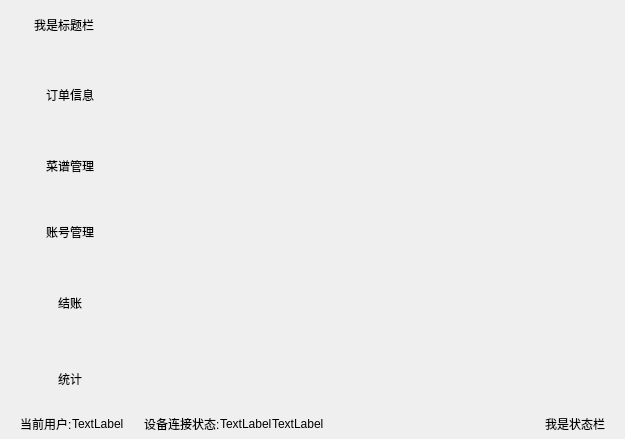
<?xml version="1.0" encoding="UTF-8"?>
<ui version="4.0">
 <class>Widget</class>
 <widget class="QWidget" name="Widget">
  <property name="geometry">
   <rect>
    <x>0</x>
    <y>0</y>
    <width>625</width>
    <height>390</height>
   </rect>
  </property>
  <property name="windowTitle">
   <string>Widget</string>
  </property>
  <layout class="QVBoxLayout" name="verticalLayout_3">
   <property name="spacing">
    <number>0</number>
   </property>
   <property name="leftMargin">
    <number>0</number>
   </property>
   <property name="topMargin">
    <number>0</number>
   </property>
   <property name="rightMargin">
    <number>0</number>
   </property>
   <property name="bottomMargin">
    <number>0</number>
   </property>
   <item>
    <layout class="QVBoxLayout" name="verticalLayout_2">
     <property name="spacing">
      <number>0</number>
     </property>
     <item>
      <widget class="QWidget" name="widget_title" native="true">
       <property name="sizePolicy">
        <sizepolicy hsizetype="Preferred" vsizetype="Maximum">
         <horstretch>0</horstretch>
         <verstretch>0</verstretch>
        </sizepolicy>
       </property>
       <property name="minimumSize">
        <size>
         <width>100</width>
         <height>50</height>
        </size>
       </property>
       <property name="mouseTracking">
        <bool>false</bool>
       </property>
       <layout class="QHBoxLayout" name="horizontalLayout_2" stretch="0,0,0">
        <property name="spacing">
         <number>4</number>
        </property>
        <property name="sizeConstraint">
         <enum>QLayout::SetNoConstraint</enum>
        </property>
        <property name="leftMargin">
         <number>0</number>
        </property>
        <property name="topMargin">
         <number>0</number>
        </property>
        <property name="rightMargin">
         <number>0</number>
        </property>
        <property name="bottomMargin">
         <number>0</number>
        </property>
        <item>
         <widget class="QLabel" name="lab_Ico">
          <property name="sizePolicy">
           <sizepolicy hsizetype="Minimum" vsizetype="Preferred">
            <horstretch>0</horstretch>
            <verstretch>0</verstretch>
           </sizepolicy>
          </property>
          <property name="minimumSize">
           <size>
            <width>30</width>
            <height>0</height>
           </size>
          </property>
          <property name="text">
           <string/>
          </property>
          <property name="alignment">
           <set>Qt::AlignCenter</set>
          </property>
         </widget>
        </item>
        <item>
         <widget class="QLabel" name="lab_Title">
          <property name="sizePolicy">
           <sizepolicy hsizetype="Expanding" vsizetype="Preferred">
            <horstretch>0</horstretch>
            <verstretch>0</verstretch>
           </sizepolicy>
          </property>
          <property name="styleSheet">
           <string notr="true">font: 75 20pt &quot;楷体&quot;;</string>
          </property>
          <property name="text">
           <string>我是标题栏</string>
          </property>
          <property name="alignment">
           <set>Qt::AlignLeading|Qt::AlignLeft|Qt::AlignVCenter</set>
          </property>
         </widget>
        </item>
        <item>
         <widget class="QWidget" name="widget_menu" native="true">
          <property name="sizePolicy">
           <sizepolicy hsizetype="Minimum" vsizetype="Preferred">
            <horstretch>0</horstretch>
            <verstretch>0</verstretch>
           </sizepolicy>
          </property>
          <layout class="QHBoxLayout" name="horizontalLayout">
           <property name="spacing">
            <number>0</number>
           </property>
           <property name="leftMargin">
            <number>0</number>
           </property>
           <property name="topMargin">
            <number>0</number>
           </property>
           <property name="rightMargin">
            <number>0</number>
           </property>
           <property name="bottomMargin">
            <number>0</number>
           </property>
           <item>
            <widget class="QPushButton" name="btnMenu">
             <property name="sizePolicy">
              <sizepolicy hsizetype="Minimum" vsizetype="Expanding">
               <horstretch>0</horstretch>
               <verstretch>0</verstretch>
              </sizepolicy>
             </property>
             <property name="minimumSize">
              <size>
               <width>31</width>
               <height>0</height>
              </size>
             </property>
             <property name="cursor">
              <cursorShape>ArrowCursor</cursorShape>
             </property>
             <property name="focusPolicy">
              <enum>Qt::NoFocus</enum>
             </property>
             <property name="toolTip">
              <string>菜单</string>
             </property>
             <property name="text">
              <string/>
             </property>
             <property name="flat">
              <bool>true</bool>
             </property>
            </widget>
           </item>
           <item>
            <widget class="QPushButton" name="btnMenu_Min">
             <property name="sizePolicy">
              <sizepolicy hsizetype="Minimum" vsizetype="Expanding">
               <horstretch>0</horstretch>
               <verstretch>0</verstretch>
              </sizepolicy>
             </property>
             <property name="minimumSize">
              <size>
               <width>31</width>
               <height>0</height>
              </size>
             </property>
             <property name="cursor">
              <cursorShape>ArrowCursor</cursorShape>
             </property>
             <property name="focusPolicy">
              <enum>Qt::NoFocus</enum>
             </property>
             <property name="toolTip">
              <string>最小化</string>
             </property>
             <property name="text">
              <string/>
             </property>
             <property name="flat">
              <bool>true</bool>
             </property>
            </widget>
           </item>
           <item>
            <widget class="QPushButton" name="btnMenu_Max">
             <property name="sizePolicy">
              <sizepolicy hsizetype="Minimum" vsizetype="Expanding">
               <horstretch>0</horstretch>
               <verstretch>0</verstretch>
              </sizepolicy>
             </property>
             <property name="minimumSize">
              <size>
               <width>31</width>
               <height>0</height>
              </size>
             </property>
             <property name="cursor">
              <cursorShape>ArrowCursor</cursorShape>
             </property>
             <property name="focusPolicy">
              <enum>Qt::NoFocus</enum>
             </property>
             <property name="toolTip">
              <string>最大化</string>
             </property>
             <property name="text">
              <string/>
             </property>
             <property name="flat">
              <bool>true</bool>
             </property>
            </widget>
           </item>
           <item>
            <widget class="QPushButton" name="btnMenu_Close">
             <property name="sizePolicy">
              <sizepolicy hsizetype="Minimum" vsizetype="Expanding">
               <horstretch>0</horstretch>
               <verstretch>0</verstretch>
              </sizepolicy>
             </property>
             <property name="minimumSize">
              <size>
               <width>40</width>
               <height>0</height>
              </size>
             </property>
             <property name="cursor">
              <cursorShape>ArrowCursor</cursorShape>
             </property>
             <property name="focusPolicy">
              <enum>Qt::NoFocus</enum>
             </property>
             <property name="toolTip">
              <string>关闭</string>
             </property>
             <property name="text">
              <string/>
             </property>
             <property name="flat">
              <bool>true</bool>
             </property>
            </widget>
           </item>
          </layout>
         </widget>
        </item>
       </layout>
      </widget>
     </item>
     <item>
      <layout class="QHBoxLayout" name="horizontalLayout_4">
       <property name="spacing">
        <number>0</number>
       </property>
       <item>
        <widget class="QWidget" name="widget_left" native="true">
         <property name="sizePolicy">
          <sizepolicy hsizetype="Maximum" vsizetype="Preferred">
           <horstretch>0</horstretch>
           <verstretch>0</verstretch>
          </sizepolicy>
         </property>
         <property name="minimumSize">
          <size>
           <width>140</width>
           <height>0</height>
          </size>
         </property>
         <layout class="QVBoxLayout" name="verticalLayout">
          <property name="spacing">
           <number>16</number>
          </property>
          <property name="leftMargin">
           <number>15</number>
          </property>
          <property name="topMargin">
           <number>15</number>
          </property>
          <property name="rightMargin">
           <number>10</number>
          </property>
          <property name="bottomMargin">
           <number>0</number>
          </property>
          <item>
           <widget class="QToolButton" name="tbnOrderInfo">
            <property name="sizePolicy">
             <sizepolicy hsizetype="Maximum" vsizetype="Expanding">
              <horstretch>0</horstretch>
              <verstretch>0</verstretch>
             </sizepolicy>
            </property>
            <property name="minimumSize">
             <size>
              <width>110</width>
              <height>60</height>
             </size>
            </property>
            <property name="text">
             <string>订单信息</string>
            </property>
            <property name="autoRaise">
             <bool>true</bool>
            </property>
           </widget>
          </item>
          <item>
           <widget class="QToolButton" name="tbn_menu">
            <property name="sizePolicy">
             <sizepolicy hsizetype="Fixed" vsizetype="Expanding">
              <horstretch>0</horstretch>
              <verstretch>0</verstretch>
             </sizepolicy>
            </property>
            <property name="minimumSize">
             <size>
              <width>110</width>
              <height>50</height>
             </size>
            </property>
            <property name="text">
             <string>菜谱管理</string>
            </property>
            <property name="autoRaise">
             <bool>true</bool>
            </property>
           </widget>
          </item>
          <item>
           <widget class="QToolButton" name="tbnAcount">
            <property name="sizePolicy">
             <sizepolicy hsizetype="Fixed" vsizetype="Maximum">
              <horstretch>0</horstretch>
              <verstretch>0</verstretch>
             </sizepolicy>
            </property>
            <property name="minimumSize">
             <size>
              <width>110</width>
              <height>50</height>
             </size>
            </property>
            <property name="text">
             <string>账号管理</string>
            </property>
            <property name="autoRepeat">
             <bool>true</bool>
            </property>
            <property name="autoRaise">
             <bool>true</bool>
            </property>
           </widget>
          </item>
          <item>
           <widget class="QToolButton" name="tbnAccount">
            <property name="sizePolicy">
             <sizepolicy hsizetype="Fixed" vsizetype="Expanding">
              <horstretch>0</horstretch>
              <verstretch>0</verstretch>
             </sizepolicy>
            </property>
            <property name="minimumSize">
             <size>
              <width>110</width>
              <height>60</height>
             </size>
            </property>
            <property name="text">
             <string>结账</string>
            </property>
            <property name="autoRaise">
             <bool>true</bool>
            </property>
           </widget>
          </item>
          <item>
           <widget class="QToolButton" name="tbnStatistic">
            <property name="sizePolicy">
             <sizepolicy hsizetype="Fixed" vsizetype="Expanding">
              <horstretch>0</horstretch>
              <verstretch>0</verstretch>
             </sizepolicy>
            </property>
            <property name="minimumSize">
             <size>
              <width>110</width>
              <height>60</height>
             </size>
            </property>
            <property name="text">
             <string>统计</string>
            </property>
            <property name="autoRaise">
             <bool>true</bool>
            </property>
           </widget>
          </item>
          <item>
           <spacer name="verticalSpacer">
            <property name="orientation">
             <enum>Qt::Vertical</enum>
            </property>
            <property name="sizeHint" stdset="0">
             <size>
              <width>20</width>
              <height>282</height>
             </size>
            </property>
           </spacer>
          </item>
         </layout>
        </widget>
       </item>
       <item>
        <widget class="QStackedWidget" name="stackedWidget">
         <property name="styleSheet">
          <string notr="true"/>
         </property>
         <property name="currentIndex">
          <number>0</number>
         </property>
         <widget class="QWidget" name="page"/>
         <widget class="QWidget" name="page_2"/>
        </widget>
       </item>
      </layout>
     </item>
     <item>
      <widget class="QWidget" name="widget_status" native="true">
       <property name="minimumSize">
        <size>
         <width>0</width>
         <height>30</height>
        </size>
       </property>
       <layout class="QHBoxLayout" name="horizontalLayout_3">
        <property name="spacing">
         <number>0</number>
        </property>
        <property name="leftMargin">
         <number>0</number>
        </property>
        <property name="topMargin">
         <number>0</number>
        </property>
        <property name="rightMargin">
         <number>0</number>
        </property>
        <property name="bottomMargin">
         <number>0</number>
        </property>
        <item>
         <spacer name="horizontalSpacer">
          <property name="orientation">
           <enum>Qt::Horizontal</enum>
          </property>
          <property name="sizeType">
           <enum>QSizePolicy::Maximum</enum>
          </property>
          <property name="sizeHint" stdset="0">
           <size>
            <width>20</width>
            <height>20</height>
           </size>
          </property>
         </spacer>
        </item>
        <item>
         <widget class="QLabel" name="label">
          <property name="styleSheet">
           <string notr="true">font: 75 14pt &quot;楷体&quot;;</string>
          </property>
          <property name="text">
           <string>当前用户:</string>
          </property>
         </widget>
        </item>
        <item>
         <widget class="QLabel" name="label_CurrentName">
          <property name="styleSheet">
           <string notr="true">font: 75 14pt &quot;楷体&quot;;</string>
          </property>
          <property name="text">
           <string>TextLabel</string>
          </property>
         </widget>
        </item>
        <item>
         <spacer name="horizontalSpacer_4">
          <property name="orientation">
           <enum>Qt::Horizontal</enum>
          </property>
          <property name="sizeType">
           <enum>QSizePolicy::Maximum</enum>
          </property>
          <property name="sizeHint" stdset="0">
           <size>
            <width>20</width>
            <height>20</height>
           </size>
          </property>
         </spacer>
        </item>
        <item>
         <widget class="QLabel" name="label_2">
          <property name="styleSheet">
           <string notr="true">font: 75 14pt &quot;楷体&quot;;</string>
          </property>
          <property name="text">
           <string>设备连接状态:</string>
          </property>
         </widget>
        </item>
        <item>
         <widget class="QLabel" name="label_device">
          <property name="styleSheet">
           <string notr="true">font: 75 14pt &quot;楷体&quot;;</string>
          </property>
          <property name="text">
           <string>TextLabel</string>
          </property>
         </widget>
        </item>
        <item>
         <widget class="QLabel" name="label_info">
          <property name="styleSheet">
           <string notr="true">font: 75 12pt &quot;楷体&quot;;</string>
          </property>
          <property name="text">
           <string>TextLabel</string>
          </property>
         </widget>
        </item>
        <item>
         <spacer name="horizontalSpacer_3">
          <property name="orientation">
           <enum>Qt::Horizontal</enum>
          </property>
          <property name="sizeHint" stdset="0">
           <size>
            <width>40</width>
            <height>20</height>
           </size>
          </property>
         </spacer>
        </item>
        <item>
         <widget class="QLabel" name="lab_Info">
          <property name="styleSheet">
           <string notr="true">font: 75 14pt &quot;楷体&quot;;</string>
          </property>
          <property name="text">
           <string>我是状态栏</string>
          </property>
         </widget>
        </item>
        <item>
         <spacer name="horizontalSpacer_2">
          <property name="orientation">
           <enum>Qt::Horizontal</enum>
          </property>
          <property name="sizeType">
           <enum>QSizePolicy::Maximum</enum>
          </property>
          <property name="sizeHint" stdset="0">
           <size>
            <width>20</width>
            <height>20</height>
           </size>
          </property>
         </spacer>
        </item>
       </layout>
      </widget>
     </item>
    </layout>
   </item>
  </layout>
 </widget>
 <layoutdefault spacing="6" margin="11"/>
 <resources/>
 <connections/>
</ui>
